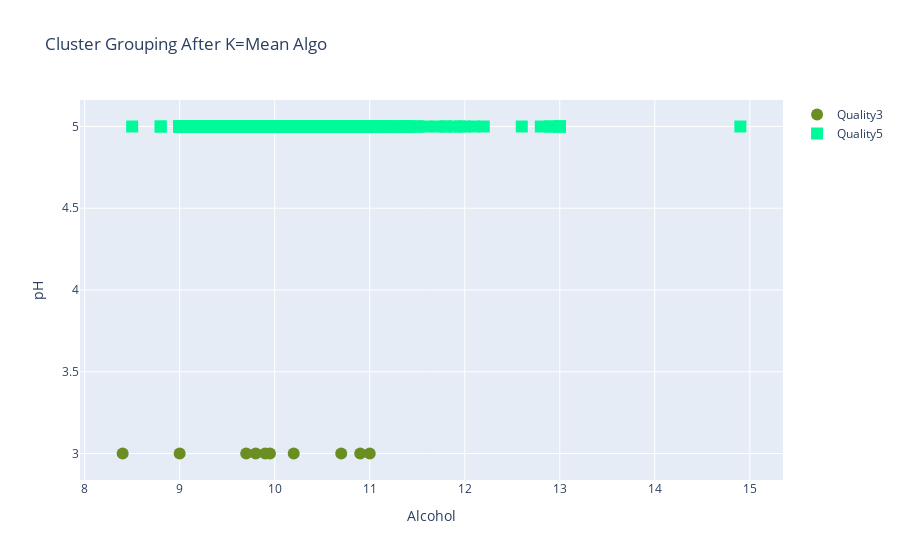

Notebook cell for this chart:
### Code cell
import cufflinks as cs
import plotly as py
from plotly.offline import download_plotlyjs, init_notebook_mode, plot, iplot
py.offline.init_notebook_mode(connected = True)
import plotly.express as px
import plotly.graph_objects as go
fig = go.Figure()
fig.add_trace(go.Scatter(x = qual3['alcohol'], y = qual3['quality'], mode = 'markers', name = 'Quality3', marker = dict(size = 12, color = 'olivedrab', symbol = 'circle')))
fig.add_trace(go.Scatter(x = qual5['alcohol'], y = qual5['quality'], mode = 'markers', name = 'Quality5', marker = dict(size = 12, color = 'mediumspringgreen', symbol = 'square')))
fig.update_layout(title = "Cluster Grouping After K=Mean Algo", xaxis_title = 'Alcohol', yaxis_title = 'pH')
fig.show()

### Figure 1 — Plotly figure (JSON) as saved in the notebook; plotly's stock layout.template omitted (floating-point values rounded to 4 significant figures; data arrays with more than 128 entries replaced by an {"elided": "..."} marker saying what was removed)
{"data": [{"marker": {"color": "olivedrab", "size": 12, "symbol": "circle"}, "mode": "markers", "name": "Quality3", "type": "scatter", "x": [9, 8.4, 10.7, 9.9, 11, 10.9, 9.8, 9.7, 10.2, 9.95], "y": [3, 3, 3, 3, 3, 3, 3, 3, 3, 3]}, {"marker": {"color": "mediumspringgreen", "size": 12, "symbol": "square"}, "mode": "markers", "name": "Quality5", "type": "scatter", "x": {"elided": "681 float values"}, "y": {"elided": "681 int values"}}], "layout": {"autosize": true, "title": {"text": "Cluster Grouping After K=Mean Algo"}, "xaxis": {"autorange": true, "range": [7.988, 15.31], "title": {"text": "Alcohol"}, "type": "linear"}, "yaxis": {"autorange": true, "range": [2.776, 5.224], "title": {"text": "pH"}, "type": "linear"}}}
